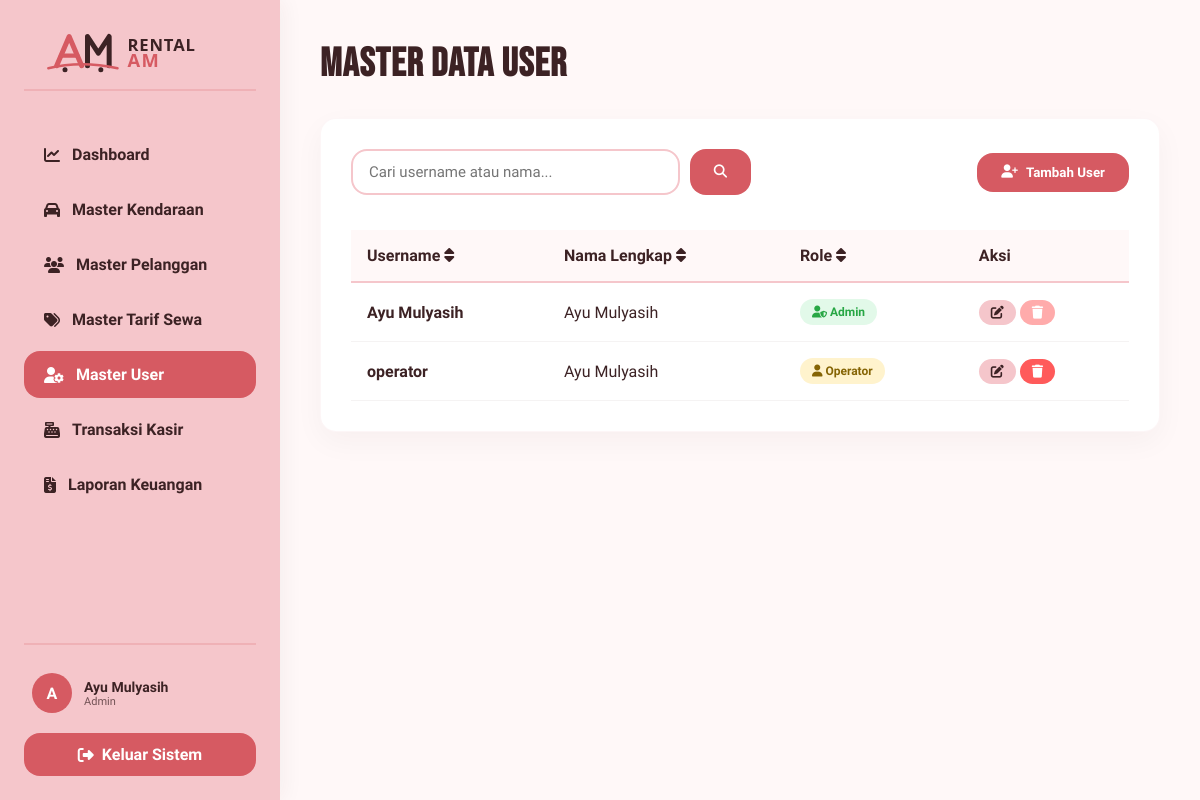
Screenshot of /index.php?action=master_user (signed in) with the database file from the repository.
### tables this page shows
CREATE TABLE IF NOT EXISTS user (
    id INT AUTO_INCREMENT PRIMARY KEY,
    username VARCHAR(50) NOT NULL UNIQUE,
    password VARCHAR(255) NOT NULL,
    nama_lengkap VARCHAR(100) NOT NULL,
    role ENUM('Admin', 'Operator') NOT NULL
);

### controllers/UserController.php (called while the page is built, shortened)
<?php
require_once 'models/User.php';
class UserController {
    private $userModel;
    public function __construct($db) {
        $this->userModel = new User($db);
    }
    public function index() {
        $search = $_GET['search'] ?? '';
        $sort_by = $_GET['sort_by'] ?? 'username';
        $sort_order = $_GET['sort_order'] ?? 'ASC';
        $users = $this->userModel->getAll($search, $sort_by, $sort_order);
        require_once 'views/master_user.php';
    }
}

### models/User.php (called while the page is built, shortened)
<?php
class User {
    private $conn;
    private $table_name = "user";
    public function __construct($db) {
        $this->conn = $db;
    }
    public function getAll($search = '', $sort_by = 'username', $sort_order = 'ASC') {
        $allowed_sort = ['id', 'username', 'nama_lengkap', 'role'];
        $sort_order = strtoupper($sort_order) === 'DESC' ? 'DESC' : 'ASC';
        $query = "SELECT id, username, nama_lengkap, role FROM " . $this->table_name;
        $query .= " ORDER BY " . $sort_by . " " . $sort_order;
        $stmt = $this->conn->prepare($query);
        $stmt->execute();
        return $stmt->fetchAll(PDO::FETCH_ASSOC);
    }
}

### views/master_user.php (the view, shortened to what this page needs)
<!DOCTYPE html>
<html lang="id">
<head>
    <link rel="stylesheet" href="assets/css/style.css">
    <link rel="stylesheet" href="https://cdnjs.cloudflare.com/ajax/libs/font-awesome/6.4.0/css/all.min.css">
</head>
<body>
    <?php require_once 'views/layout/sidebar.php'; ?>
    <div class="main-content">
        <h1 class="page-title">MASTER DATA USER</h1>
        <div class="card">
            <div class="search-sort-bar">
                <form action="index.php" method="GET" class="search-box">
                    <input type="text" name="search" class="form-control" placeholder="Cari username atau nama..." value="<?php echo htmlspecialchars($search); ?>">
                    <button type="submit" class="btn btn-primary"><i class="fa-solid fa-magnifying-glass"></i></button>
                </form>
                <div class="sort-box">
                    <button class="btn btn-primary" onclick="openAddModal()"><i class="fa-solid fa-user-plus"></i> Tambah User</button>
                </div>
            </div>
            <div class="table-responsive">
                <table>
                    <thead>
                        <tr>
                            <th>
                                <a href="index.php?action=master_user&search=<?php echo urlencode($search); ?>&sort_by=username&sort_order=<?php echo $sort_order === 'ASC' ? 'DESC' : 'ASC'; ?>" style="text-decoration:none; color:inherit;">
                                    Username <i class="fa-solid fa-sort"></i>
                                </a>
                            </th>
                            <th>
                                <a href="index.php?action=master_user&search=<?php echo urlencode($search); ?>&sort_by=nama_lengkap&sort_order=<?php echo $sort_order === 'ASC' ? 'DESC' : 'ASC'; ?>" style="text-decoration:none; color:inherit;">
                                    Nama Lengkap <i class="fa-solid fa-sort"></i>
                                </a>
                            </th>
                            <th>
                                <a href="index.php?action=master_user&search=<?php echo urlencode($search); ?>&sort_by=role&sort_order=<?php echo $sort_order === 'ASC' ? 'DESC' : 'ASC'; ?>" style="text-decoration:none; color:inherit;">
                                    Role <i class="fa-solid fa-sort"></i>
                                </a>
                            </th>
                            <th>Aksi</th>
                        </tr>
                    </thead>
                    <tbody>
                        <?php if (empty($users)): ?>
                            <tr>
                                <td colspan="4" style="text-align: center; padding: 30px;">Data user tidak ditemukan.</td>
                            </tr>
                        <?php else: ?>
                            <?php foreach ($users as $u): ?>
                                <tr>
                                    <td style="font-weight:600;"><?php echo htmlspecialchars($u['username']); ?></td>
                                    <td><?php echo htmlspecialchars($u['nama_lengkap']); ?></td>
                                    <td>
                                        <?php if ($u['role'] === 'Admin'): ?>
                                            <span class="badge badge-success"><i class="fa-solid fa-user-shield"></i> Admin</span>
                                        <?php else: ?>
                                            <span class="badge badge-warning"><i class="fa-solid fa-user"></i> Operator</span>
                                        <?php endif; ?>
                                    </td>
                                    <td>
                                        <button class="btn btn-secondary" style="padding: 6px 12px; font-size:13px;" onclick="openEditModal(<?php echo htmlspecialchars(json_encode($u)); ?>)">
                                            <i class="fa-solid fa-pen-to-square"></i>
                                        </button>
                                        <?php if ($u['id'] != $_SESSION['user']['id']): ?>
                                            <a href="index.php?action=user_delete&id=<?php echo $u['id']; ?>" class="btn btn-danger" style="padding: 6px 12px; font-size:13px;" onclick="return confirm('Hapus user ini?')">
                                                <i class="fa-solid fa-trash"></i>
                                            </a>
                                        <?php else: ?>
                                            <button class="btn btn-danger" style="padding: 6px 12px; font-size:13px; opacity:0.5; cursor:not-allowed;" disabled title="Tidak bisa menghapus diri sendiri">
                                                <i class="fa-solid fa-trash"></i>
                                            </button>
                                        <?php endif; ?>
                                    </td>
                                </tr>
                            <?php endforeach; ?>
                        <?php endif; ?>
                    </tbody>
                </table>
            </div>
        </div>
    </div>
</body>
</html>

### assets/css/style.css (style rules this page uses)
* { margin: 0; padding: 0; box-sizing: border-box; font-family: 'Plus Jakarta Sans', sans-serif; }
body { background-color: #FFF8F8; color: #3C2224; display: flex; min-height: 100vh; }
.main-content { margin-left: 280px; flex: 1; padding: 40px; overflow-y: auto; }
.page-title { font-family: 'Bebas Neue', sans-serif; font-size: 40px; letter-spacing: 1px; color: #3C2224; margin-bottom: 30px; }
.card { background-color: #FFFFFF; border-radius: 16px; box-shadow: 0 10px 30px rgba(60, 34, 36, 0.04); padding: 30px; margin-bottom: 30px; border: 1px solid rgba(214, 90, 98, 0.05); }
.btn { display: inline-flex; align-items: center; gap: 8px; padding: 12px 24px; font-weight: 600; border-radius: 16px; border: none; cursor: pointer; transition: all 0.3s ease; text-decoration: none; }
.btn-primary { background-color: #D65A62; color: #FFFFFF; }
.btn-secondary { background-color: #F5C6CB; color: #3C2224; }
.btn-danger { background-color: #FF5A5A; color: #FFFFFF; }
.table-responsive { width: 100%; overflow-x: auto; }
table { width: 100%; border-collapse: collapse; margin-top: 15px; }
th { background-color: #FFF8F8; color: #3C2224; text-align: left; padding: 16px; font-weight: 700; border-bottom: 2px solid #F5C6CB; }
td { padding: 16px; border-bottom: 1px solid rgba(60, 34, 36, 0.05); color: #3C2224; }
.form-control { width: 100%; padding: 12px 16px; border-radius: 16px; border: 2px solid #F5C6CB; background-color: #FFFFFF; color: #3C2224; font-size: 15px; transition: all 0.3s ease; }
.search-sort-bar { display: flex; justify-content: space-between; align-items: center; gap: 20px; margin-bottom: 20px; flex-wrap: wrap; }
.search-box { display: flex; gap: 10px; flex: 1; max-width: 400px; }
.sort-box { display: flex; align-items: center; gap: 10px; }
.badge { padding: 6px 12px; border-radius: 20px; font-size: 12px; font-weight: 700; display: inline-block; }
.badge-success { background-color: #E2F9E9; color: #28A745; }
.badge-warning { background-color: #FFF3CD; color: #856404; }

### rows the page displays
user: username "Ayu Mulyasih", nama_lengkap "Ayu Mulyasih", role "Admin" (drawn)
user: username "operator", nama_lengkap "Ayu Mulyasih", role "Operator" (drawn)

### other values shown
substr($_SESSION['user']['nama_lengkap'] ?? 'A', 0, 1) "A"
$_SESSION['user']['nama_lengkap'] "Ayu Mulyasih"
$user_role "Admin"
